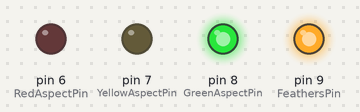
The sketch below on a simulated Arduino Uno, built with avr-gcc and run on an emulated ATmega328P. Parts: output pins drawn as LEDs (lit = HIGH).

Above: at 0.1 s.
Timing chart, 0 to 1.6 s (numbered marks = the images above):
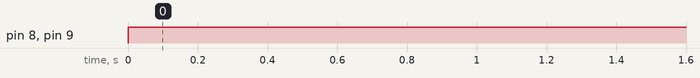

Measured:
- by itself, pin 8 (GreenAspectPin), pin 9 (FeathersPin): LOW → HIGH at 0.00 s

The sketch:

Feathers_Testing.ino
```cpp
const int Lever2Pin = A0;
const int Lever3Pin = A1;
const int Lever4Pin = A2;
const int RedAspectPin = 6;
const int YellowAspectPin = 7;
const int GreenAspectPin = 8;
const int FeathersPin = 9;
int Lever2 = 0;
int Lever3 = 0;
int Lever4 = 0;


void setup() {
  Serial.begin(9600);
  pinMode(Lever2Pin, INPUT);
  pinMode(Lever3Pin, INPUT);
  pinMode(Lever4Pin, INPUT);
  pinMode(RedAspectPin, OUTPUT);
  pinMode(YellowAspectPin, OUTPUT);
  pinMode(GreenAspectPin, OUTPUT);
  pinMode(FeathersPin, OUTPUT);
}

void loop() {
  digitalWrite(FeathersPin, HIGH);
  digitalWrite(GreenAspectPin, HIGH);

}
```
